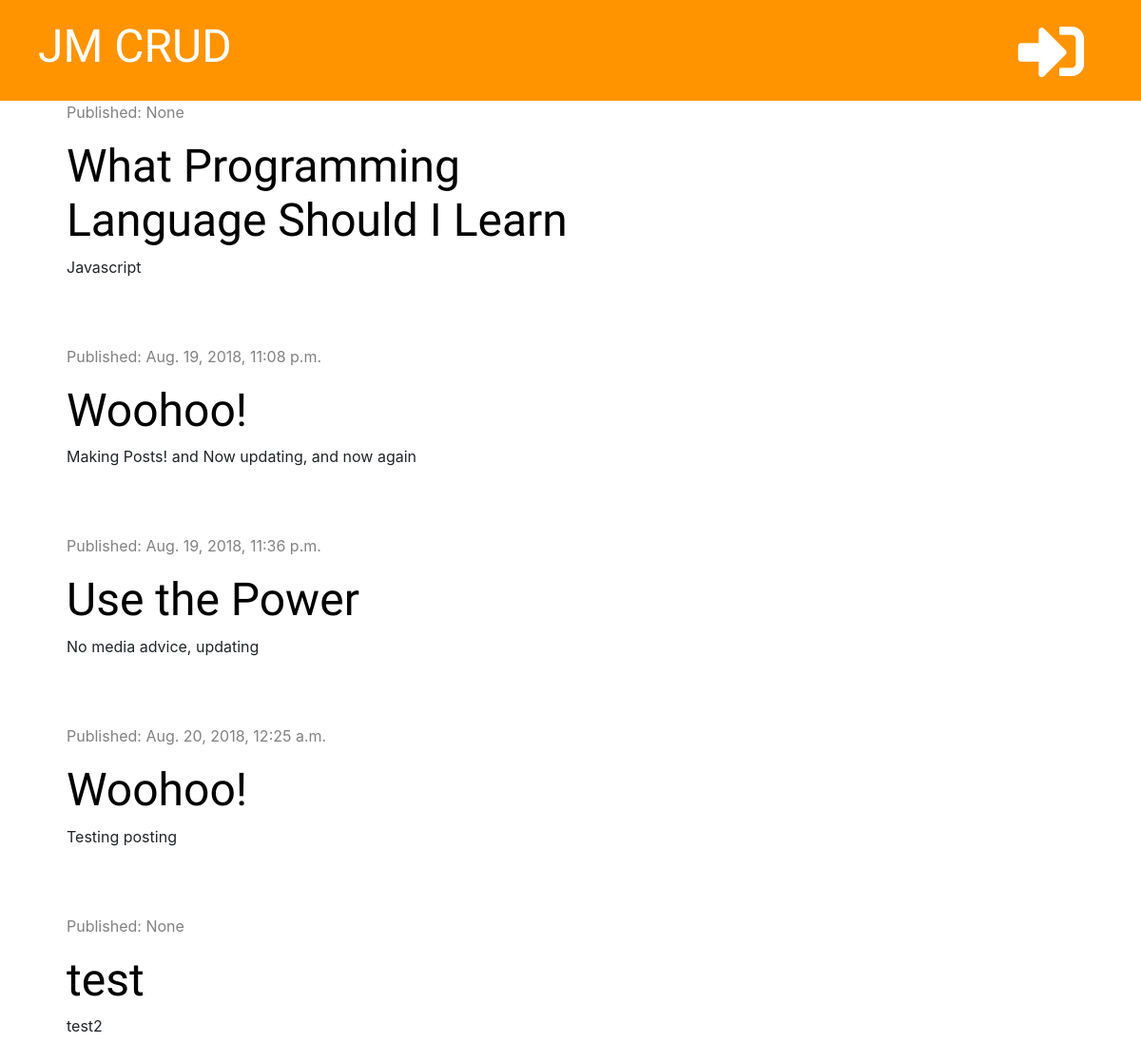
The app's page /, older data.
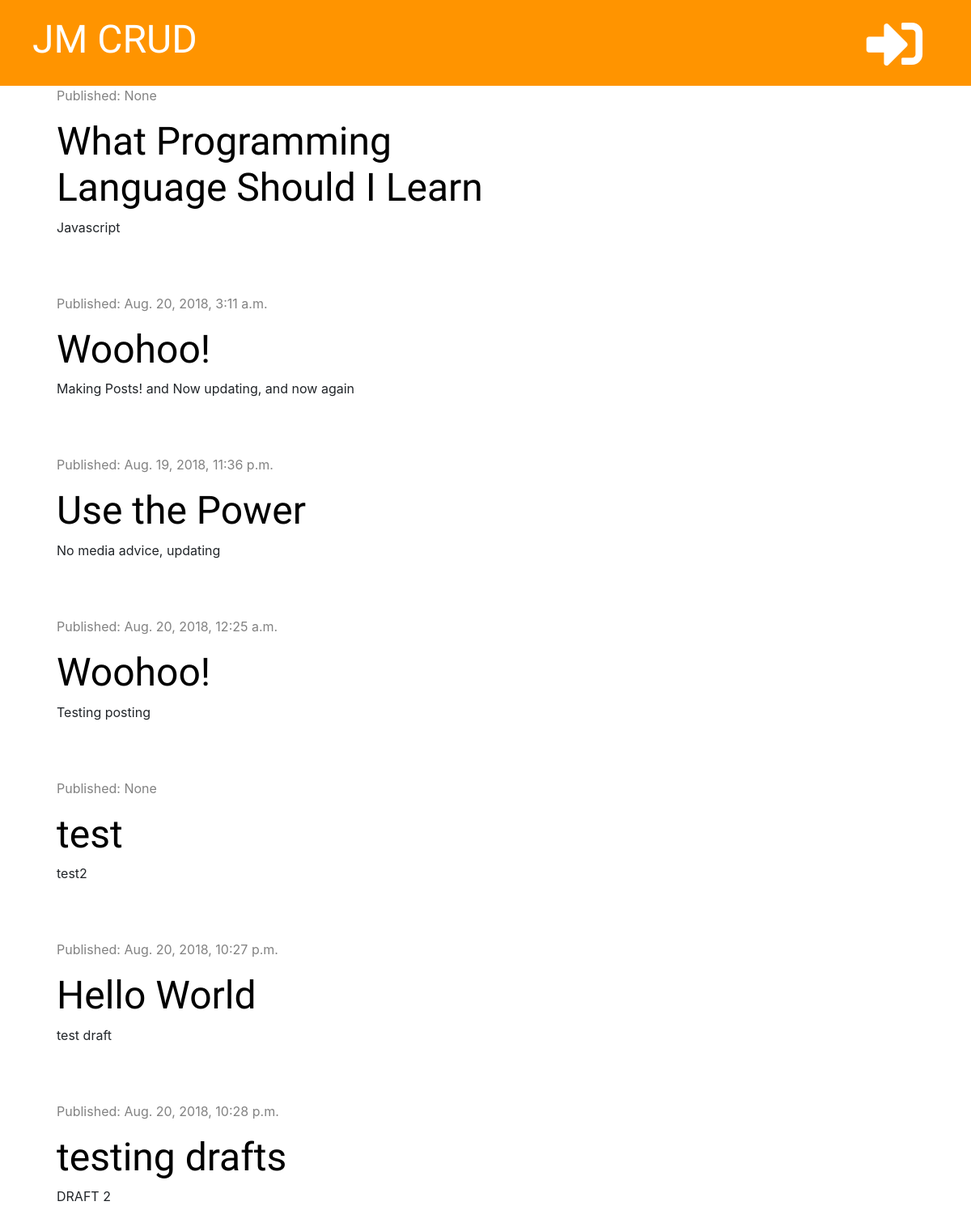
The same page, newer data.
### blog/models.py (models this page shows, shortened)
class Post(models.Model):
    author = models.ForeignKey('auth.User', on_delete=models.CASCADE)
    title = models.CharField(max_length=200)
    text = models.TextField()
    created_date = models.DateTimeField(default=timezone.now)
    published_date = models.DateTimeField(blank=True, null=True)

### blog/views.py (the view)
# urls.py: path('', views.post_list, name='post_list'),
def post_list(request):
    posts = Post.objects.all()
    stuff_for_frontend = {'posts': posts}
    return render(request, 'blog/post_list.html', stuff_for_frontend)

### blog/templates/blog/post_list.html (shortened to what this page needs)
{% extends 'blog/base.html' %}
{% block content %}
      {% for post in posts %}
        <div class="post">
          <div class="date">
            <p>Published: {{post.published_date }}</p>
          </div>
            <h1><a href="{% url 'post_detail' pk=post.pk %}">{{ post.title }}</a></h1>
            <p>{{ post.text|linebreaksbr|truncatechars:50 }}</p>
        </div>
      {% endfor %}
{% endblock %}

Row changes from the older to the newer data that the page shows:
changed Post "Making Posts! and Now updating, and now again": published_date "Aug. 19, 2018, 11:08 p.m." → "Aug. 20, 2018, 3:11 a.m."
added Post: published_date "Aug. 20, 2018, 10:27 p.m.", title "Hello World", text "test draft"
added Post: published_date "Aug. 20, 2018, 10:28 p.m.", title "testing drafts", text "DRAFT 2"
